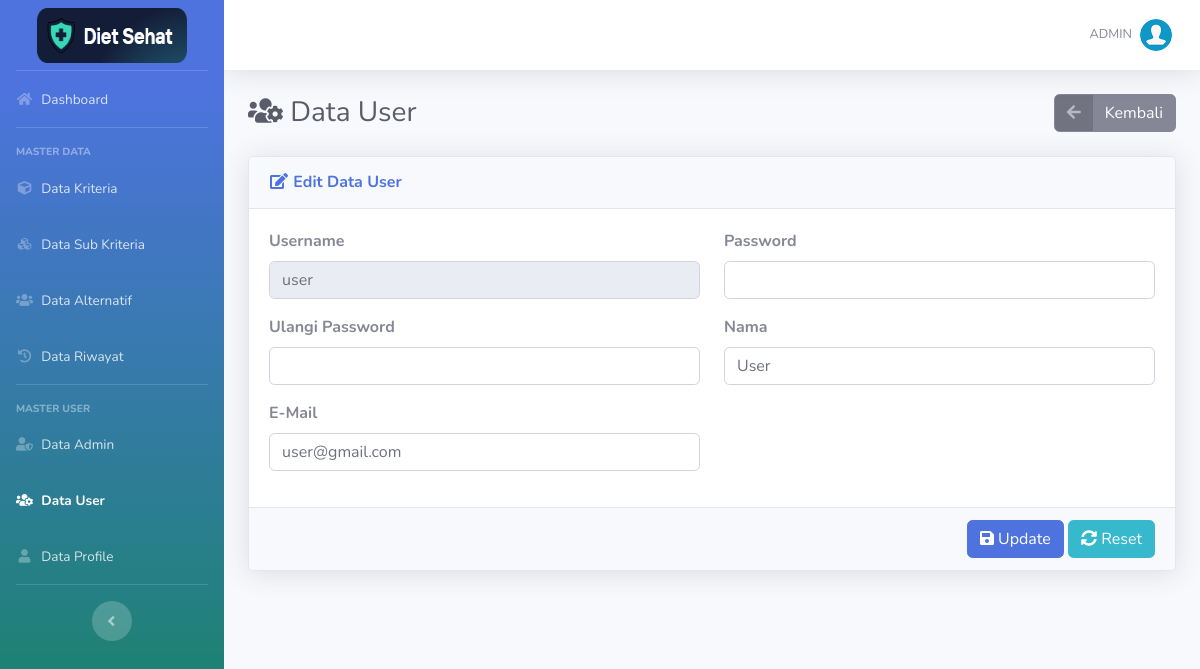
The app's page /edit-user.php?id=8 (signed in) with its own data.
### tables this page shows
CREATE TABLE `user` (
  `id_user` int(5) NOT NULL,
  `username` varchar(16) NOT NULL,
  `password` varchar(50) NOT NULL,
  `nama` varchar(70) NOT NULL,
  `email` varchar(50) DEFAULT NULL,
  `role` char(1) NOT NULL
);

### edit-user.php (the view, shortened to what this page needs)
<?php require_once('includes/init.php'); ?>
<?php
$id_user = (isset($_GET['id'])) ? trim($_GET['id']) : '';
?>
<?php
require_once('template/header.php');
?>
<div class="d-sm-flex align-items-center justify-content-between mb-4">
    <h1 class="h3 mb-0 text-gray-800"><i class="fas fa-fw fa-users-cog"></i> Data User</h1>
	<a href="list-user.php" class="btn btn-secondary btn-icon-split"><span class="icon text-white-50"><i class="fas fa-arrow-left"></i></span>
		<span class="text">Kembali</span>
	</a>
</div>
<form action="edit-user.php?id=<?php echo $id_user; ?>" method="post">
	<div class="card shadow mb-4">
		<div class="card-header py-3">
			<h6 class="m-0 font-weight-bold text-success"><i class="fas fa-fw fa-edit"></i> Edit Data User</h6>
		</div>
		<?php
		if(!$id_user) {
		?>
		<div class="card-body">
			<div class="alert alert-danger">Data tidak ada</div>
		</div>
		<?php
		}else{
		$data = mysqli_query($koneksi,"SELECT * FROM user WHERE id_user='$id_user'");
		$cek = mysqli_num_rows($data);
		if($cek <= 0) {
		?>
		<div class="card-body">
			<div class="alert alert-danger">Data tidak ada</div>
		</div>
		<?php
		}else{
			while($d = mysqli_fetch_array($data)){
		?>
		<div class="card-body">
			<div class="row">
				<div class="form-group col-md-6">
					<label class="font-weight-bold">Username</label>
					<input autocomplete="off" type="text" readonly required value="<?php echo $d['username']; ?>" class="form-control"/>
				</div>
				<div class="form-group col-md-6">
					<label class="font-weight-bold">Password</sub></label>
					<input autocomplete="off" type="password" name="password" class="form-control"/>
				</div>
				<div class="form-group col-md-6">
					<label class="font-weight-bold">Ulangi Password</label>
					<input autocomplete="off" type="password" name="password2" class="form-control"/>
				</div>
				<div class="form-group col-md-6">
					<label class="font-weight-bold">Nama</label>
					<input autocomplete="off" type="text" name="nama" required value="<?php echo $d['nama']; ?>" class="form-control"/>
				</div>
				<div class="form-group col-md-6">
					<label class="font-weight-bold">E-Mail</label>
					<input autocomplete="off" type="email" name="email" required value="<?php echo $d['email']; ?>" class="form-control"/>
				</div>
			</div>
		</div>
		<div class="card-footer text-right">
            <button name="submit" value="submit" type="submit" class="btn btn-success"><i class="fa fa-save"></i> Update</button>
            <button type="reset" class="btn btn-info"><i class="fa fa-sync-alt"></i> Reset</button>
        </div>
	</div>
	<?php
		}
		}
		}
	?>
</form>
<?php
require_once('template/footer.php');
?>

### records on screen
user: username "user", nama "User", email "user@gmail.com"

### other values on screen
$_SESSION['nama'] "ADMIN"
